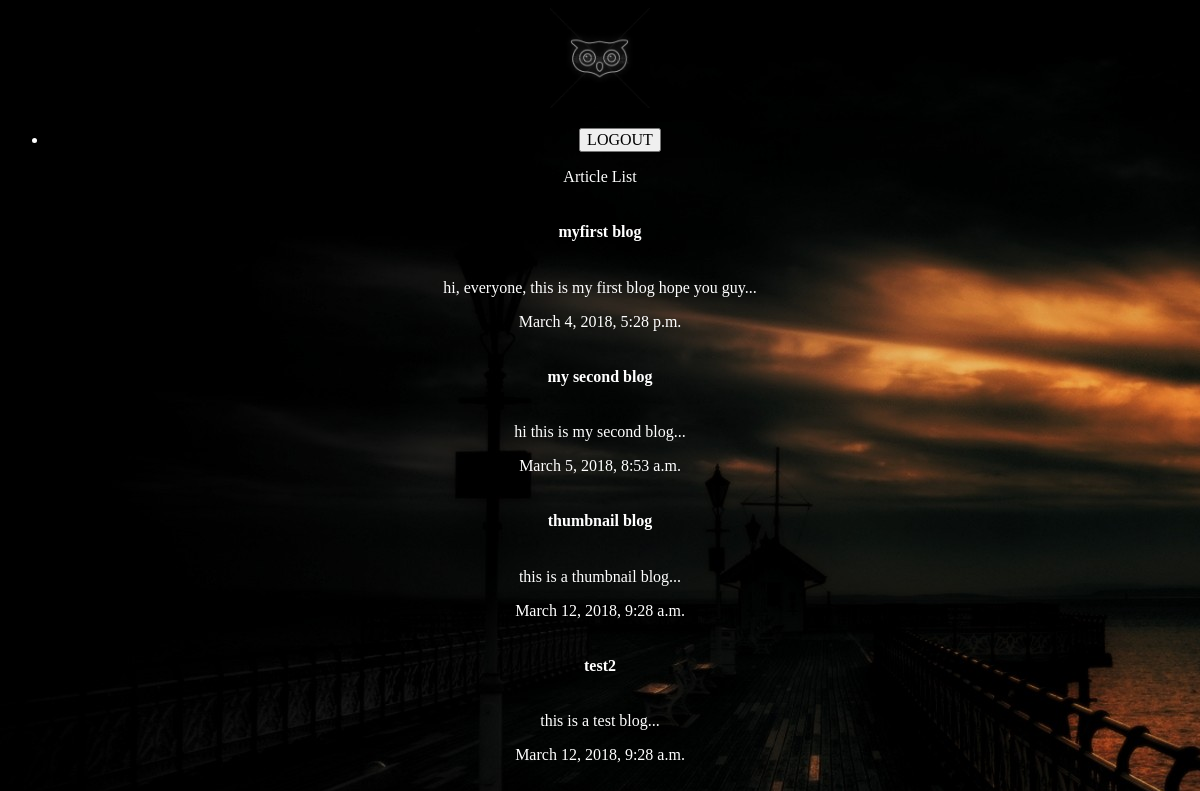
The app's page /articles/ with its own data.
### articles/models.py (models this page shows, shortened)
class Article(models.Model):
    title=models.CharField(max_length=100)
    slug= models.SlugField()
    body= models.TextField()
    date=models.DateTimeField(auto_now_add=True)
    thumb = models.ImageField(default="deafault.jpg",blank=True)
    def snippet(self):
        return self.body[:50] + "..."

### articles/views.py (the view)
def article_list(request):
    articles= Article.objects.all().order_by('date')
    return render(request,'articles/article_list.html',{"articles":articles})

### articles/templates/articles/article_list.html
{% extends 'base_layout.html'%}
{% block content %}
    <h1>Article List</h1>
    <div class = "articles">
      {% for article in articles %}
      <div class="article">
        <h6><a href="{% url 'articles:detail' slug=article.slug %}">{{article.title}}</a></h6>
        <p>{{article.snippet}}</p>
        <p>{{article.date}}</p>
      </div>
      {% endfor %}
    </div>
{% endblock %}

### templates/base_layout.html (shortened to what this page needs)
{% load static from staticfiles %}
<!DOCTYPE html>
<html>
  <head>
    <link rel ="stylesheet" href="{% static 'styles.css' %}">
  </head>
  <body>
  <header class="wrapper">
     <h1><a href ="{% url 'articles:list' %}"><img src= "{% static 'logo1.jpg'%}" width="100"  height="100"/></a></h1>
        <nav>
            <ul>
                <li>
                     <form class ="logout-link" action="{% url 'accounts:logout' %}" method="POST">
                    <button type="submit">LOGOUT</button>
                    </form>
                </li>
            </ul>
        </nav>
  </header>
    <div class="wrappper">
      {% block content %}
      {% endblock %}
  </div>
  </body>
</html>

### assets/styles.css (style rules this page uses)
body { background-color : #0f121f; background-image : url(dark.jpg); background-repeat-y: no-repeat; color: #fff; }
body * { font-family: "Apple Chancery", cursive ; text-align :center; font-size: medium; }
h1,h2,h3,h4,h5 { font-weight : normal; margin:0; }
a,a:hover,a:visited { color: #fff; text-decoration: none; }

### records on screen
Article: title "myfirst blog", snippet "hi, everyone, this is my first blog hope you guy...", date "March 4, 2018, 5:28 p.m."
Article: title "my second blog", snippet "hi this is my second blog...", date "March 5, 2018, 8:53 a.m."
Article: title "thumbnail blog", snippet "this is a thumbnail blog...", date "March 12, 2018, 9:28 a.m."
Article: title "test2", snippet "this is a test blog...", date "March 12, 2018, 9:28 a.m."
